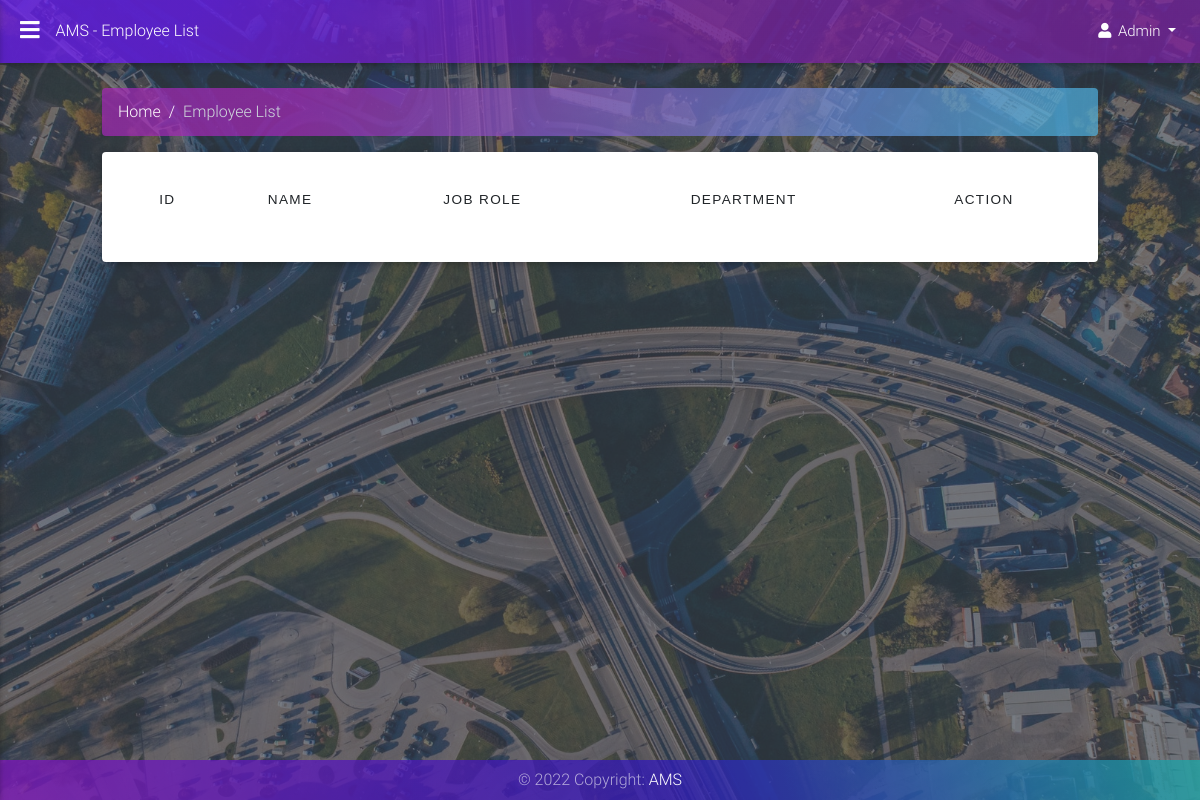
/employee-list/ (signed in), run on an earlier commit of the app's database.
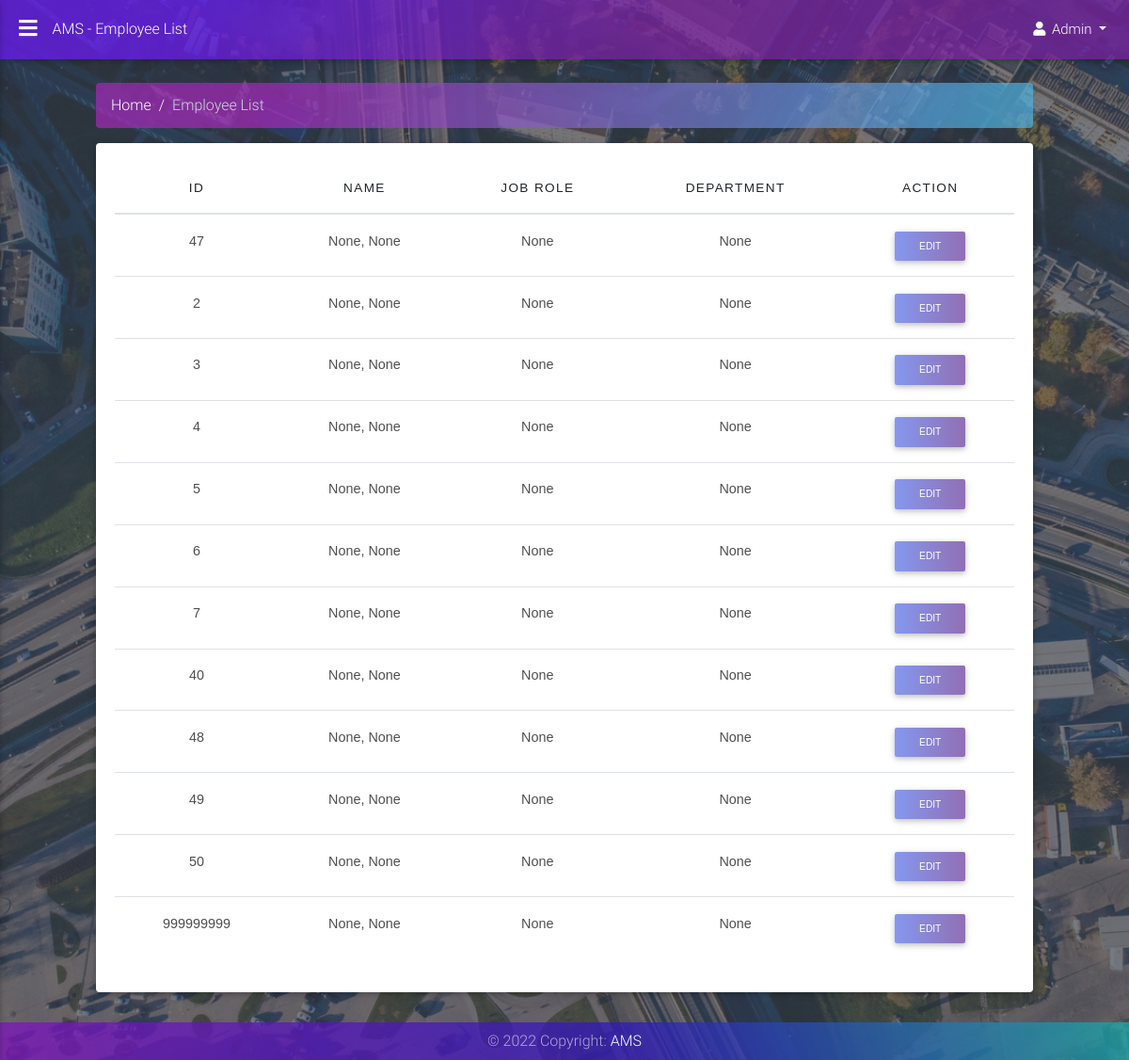
And on a later commit of the database.
### user/models.py (models this page shows, shortened)
class Employee(models.Model):
    class Meta:
            verbose_name = 'Employee'
            verbose_name_plural = 'Employees'
            db_table = 'tbl_employee'
    user_id = models.IntegerField(verbose_name="USER ID", unique=True)
    firstname = models.CharField(verbose_name='FIRST NAME', max_length=50, blank=True, null=True)
    middle_initial = models.CharField(verbose_name='MIDDLE INITIAL', max_length=1, blank=True, null=True)
    lastname = models.CharField(verbose_name='LAST NAME', max_length=50, blank=True, null=True)
    name_suffix = models.CharField(max_length=10, null=True, blank=True, choices=SUFFIX_CHOICES, verbose_name="Suffix")
    gender = models.CharField(max_length=1, choices=GENDER_CHOICES, blank=True, null=True)
    birthday = models.DateField(verbose_name='BIRTHDAY', blank=True, null=True)
    fullname = models.CharField(max_length=255,verbose_name="Fullname", blank=True, null=True)
    province = models.CharField(verbose_name='PROVINCE', max_length=50, blank=True, null=True)
    city = models.CharField(verbose_name='CITY', max_length=50, blank=True, null=True)
    barangay = models.CharField(verbose_name='BARANGAY', max_length=50, blank=True, null=True)
    street = models.CharField(verbose_name='STREET', max_length=50, blank=True, null=True)
    zip = models.CharField(verbose_name='ZIP', max_length=4, validators=[number], blank=True, null=True)
    contact = models.CharField(verbose_name='CONTACT', max_length=11, validators=[number], blank=True, null=True)
    hireday = models.DateField(verbose_name='HIREDAY', blank=True, null=True)
    job_role = models.ForeignKey(JobRole, on_delete=models.PROTECT, blank=True, null=True, verbose_name='JOB ROLE')
    department = models.ForeignKey(Department, on_delete=models.PROTECT, blank=True, null=True, verbose_name='DEPARTMENT')
    start_date = models.DateField(blank=True, null=True, verbose_name='START DATE')
    end_date = models.DateField(null=True, blank=True, verbose_name='END DATE')

### user/views.py (the view)
# urls.py: path('employee-list/', views.employee_list, name ='employee-list'),
def employee_list(request):
    employees = Employee.objects.all()
    return render(request, 'user/employee-list.html', {'employees': employees, 'page_title': 'Employee List'})

### user/templates/user/employee-list.html (shortened to what this page needs)
{% extends "./base_designs/base02.html" %} {% load static %} {% block appstyle %}
<link rel="stylesheet" href="{% static 'user/css/tablestyle.css' %}"> {% endblock appstyle %} {% block content %}
<main class="pb-5">
    <div class="container-fluid">
        <section class="pb-4">
            <div class="col-lg-12">
                <div class="light-font animated fadeInUp slow">
                    <nav aria-label="breadcrumb">
                        <ol class="breadcrumb">
                            <li class="breadcrumb-item"><a href="/" class="white-text">Home</a></li>
                            <li class="breadcrumb-item active">Employee List</li>
                        </ol>
                    </nav>
                </div>
                <div class="card">
                    <div class="card-body">
                        <table id="dtMaterialDesign" class="table table-hover" cellspacing="0" width="100%">
                            <thead>
                                <tr>
                                    <th>ID</th>
                                    <th>Name</th>
                                    <th>Job Role</th>
                                    <th>Department</th>
                                    <th>Action</th>
                                </tr>
                            </thead>
                            <tbody>
                                {% for employee in employees %}
                                <tr>
                                    <td data-label="ID">{{employee.user_id}}</td>
                                    <td data-label="Name">
                                        {{employee.fullname}}
                                    </td>
                                    <td data-label="Job Role">{{employee.job_role}}</td>
                                    <td data-label="Department">
                                        {{employee.department}}
                                    </td>
                                    <td><a class="btn purple-gradient btn-sm m-0 edit-btn" href="{% url 'update-employee' employee.user_id  %}">Edit</a></td>
                                </tr>
                                {% endfor %}
                            </tbody>
                        </table>
                    </div>
                </div>
            </div>
        </section>
    </div>
</main>
{% endblock content %}

### user/templates/user/base_designs/base02.html (shortened to what this page needs)
<!DOCTYPE html>
<html lang="en">
<head>
    {% load static %}
    <link rel="stylesheet" href="https://use.fontawesome.com/releases/v5.11.2/css/all.css">
    <link rel="stylesheet" href="{% static 'user/assets/css/bootstrap.min.css' %}">
    <link rel="stylesheet" href="{% static 'user/assets/css/mdb.min.css' %}">
    <link rel="stylesheet" type="text/css" href="{% static 'user/assets/css/addons/datatables.min.css' %}">
    <link rel="stylesheet" href="{% static 'user/assets/css/addons/datatables-select.min.css' %}">
    <link rel="stylesheet" href="{% static 'user/css/style.css' %}">
    <link rel="stylesheet" href="https://cdn.jsdelivr.net/npm/flatpickr/dist/flatpickr.min.css">
    <link href="https://cdn.jsdelivr.net/npm/select2@4.1.0-rc.0/dist/css/select2.min.css" rel="stylesheet">
    <link rel="stylesheet" href="{% static 'user/css/select2-standalone-material.css' %}">
    {% block appstyle %}
    {% endblock appstyle %}
</head>
<body class="fixed-sn deep-purple-skin">
    <div class="masker mask rgba-stylish-strong"></div>
    {% include "./navigations.html" %}
    {% block content %}
    {% endblock content %}
    <footer class="page-footer darkblue-gradient fixed-bottom pt-0 mt-5 animated fadeInUp">
      <div class="footer-copyright py-2 text-center">
        <div class="container-fluid">
          © 2022 Copyright: <a href="https://mdbootstrap.com/education/bootstrap/" target="_blank"> AMS </a>
        </div>
      </div>
    </footer>
</body>
</html>

### user/templates/user/base_designs/navigations.html (shortened to what this page needs)
{% load static %} {% if user.is_authenticated %}
<header>
    <nav class="navbar fixed-top navbar-expand-lg navbar-dark scrolling-navbar double-nav animated fadeInDown">
        <div class="float-left">
            <a href="#" data-activates="slide-out" class="button-collapse text-white"><i class="fas fa-bars"></i></a>
        </div>
        <div class="breadcrumb-dn mr-auto text-white">
            <p>AMS - {{ page_title }}</p>
        </div>
        <div class="d-flex">
            <ul class="nav navbar-nav nav-flex-icons ml-auto">
                <li class="nav-item dropdown">
                    <a class="nav-link dropdown-toggle waves-effect" href="#" id="userDropdown" data-toggle="dropdown" aria-haspopup="true" aria-expanded="false">
                        <i class="fas fa-user"></i> <span class="clearfix d-none d-sm-inline-block">{{ user.username | capfirst }}</span>
                    </a>
                </li>
            </ul>
        </div>
    </nav>
</header>
{% endif %}

### user/static/user/css/style.css (style rules this page uses)
html, body { height: 100%; top: 0; left: 0; right: 0; }
body { background: url("../myimg/traffic.jpg") no-repeat center center fixed; -webkit-background-size: cover; -moz-background-size: cover; -o-background-size: cover; background-size: cover; }
.deep-purple-skin .navbar { background: linear-gradient( 135.9deg, rgba(109, 25, 252, 0.7) 16.4%, rgba(125, 31, 165, 0.7) 56.1% ) !important; }
.darkblue-gradient { background: linear-gradient( 70.6deg, rgba(172, 30, 255, 0.7) 0.3%, rgba(65, 35, 251, 0.7) 55.8%, rgba(35, 251, 224, 0.7) 105.1% ) !important; }
.fixed-sn .double-nav, .fixed-sn footer, .fixed-sn main { padding-left: 0rem; }
.double-nav .button-collapse { position: relative; display: block; margin-right: 10px; margin-left: 10px; font-size: 1.4rem; }
.purple-gradient { background: linear-gradient( to right, rgba(102, 126, 234, 0.8), rgba(118, 75, 162, 0.8) ) !important; }
.breadcrumb { background: linear-gradient( 111.7deg, rgba(165,41,185,0.7) 19.9%, rgba(80,177,225,0.7) 95% ) !important; }
.light-font .breadcrumb-item + .breadcrumb-item::before { color: #fff; }
.light-font .breadcrumb-item.active { color: #cfd8dc; }

### user/static/user/css/tablestyle.css (style rules this page uses)
table { border-collapse: collapse; border-style: hidden; margin: 0; padding: 0; width: 100%; }
table tr { padding: 0.35em; font-family: Arial; }
table th, table td { padding: 0.625em; text-align: center; }
table th { font-size: 0.85em; letter-spacing: 0.1em; text-transform: uppercase; }

What changed in the data, as far as the page shows it:
added Employee: user_id "47", fullname "None, None", job_role "None", department "None"
added Employee: user_id "2", fullname "None, None", job_role "None", department "None"
added Employee: user_id "3", fullname "None, None", job_role "None", department "None"
added Employee: user_id "4", fullname "None, None", job_role "None", department "None"
added Employee: user_id "5", fullname "None, None", job_role "None", department "None"
added Employee: user_id "6", fullname "None, None", job_role "None", department "None"
added Employee: user_id "7", fullname "None, None", job_role "None", department "None"
added Employee: user_id "40", fullname "None, None", job_role "None", department "None"
added Employee: user_id "48", fullname "None, None", job_role "None", department "None"
added Employee: user_id "49", fullname "None, None", job_role "None", department "None"
added Employee: user_id "50", fullname "None, None", job_role "None", department "None"
added Employee: user_id "999999999", fullname "None, None", job_role "None", department "None"
